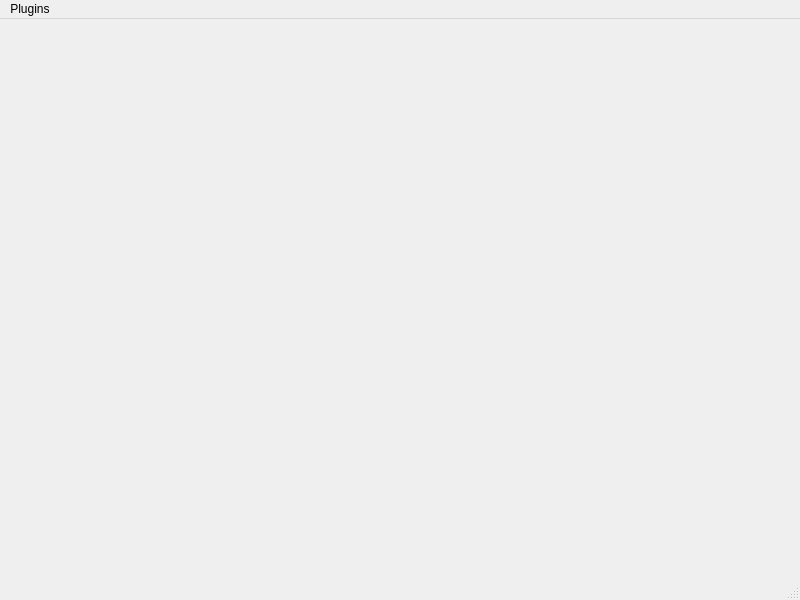
<?xml version="1.0" encoding="UTF-8"?>
<ui version="4.0">
 <class>MainWindow</class>
 <widget class="QMainWindow" name="MainWindow">
  <property name="geometry">
   <rect>
    <x>0</x>
    <y>0</y>
    <width>800</width>
    <height>600</height>
   </rect>
  </property>
  <property name="windowTitle">
   <string>MainWindow</string>
  </property>
  <widget class="QWidget" name="centralwidget"/>
  <widget class="QMenuBar" name="menubar">
   <property name="geometry">
    <rect>
     <x>0</x>
     <y>0</y>
     <width>800</width>
     <height>25</height>
    </rect>
   </property>
   <widget class="QMenu" name="menuPlugins">
    <property name="title">
     <string>Plugins</string>
    </property>
   </widget>
   <addaction name="menuPlugins"/>
  </widget>
  <widget class="QStatusBar" name="statusbar"/>
 </widget>
 <resources/>
 <connections/>
</ui>
